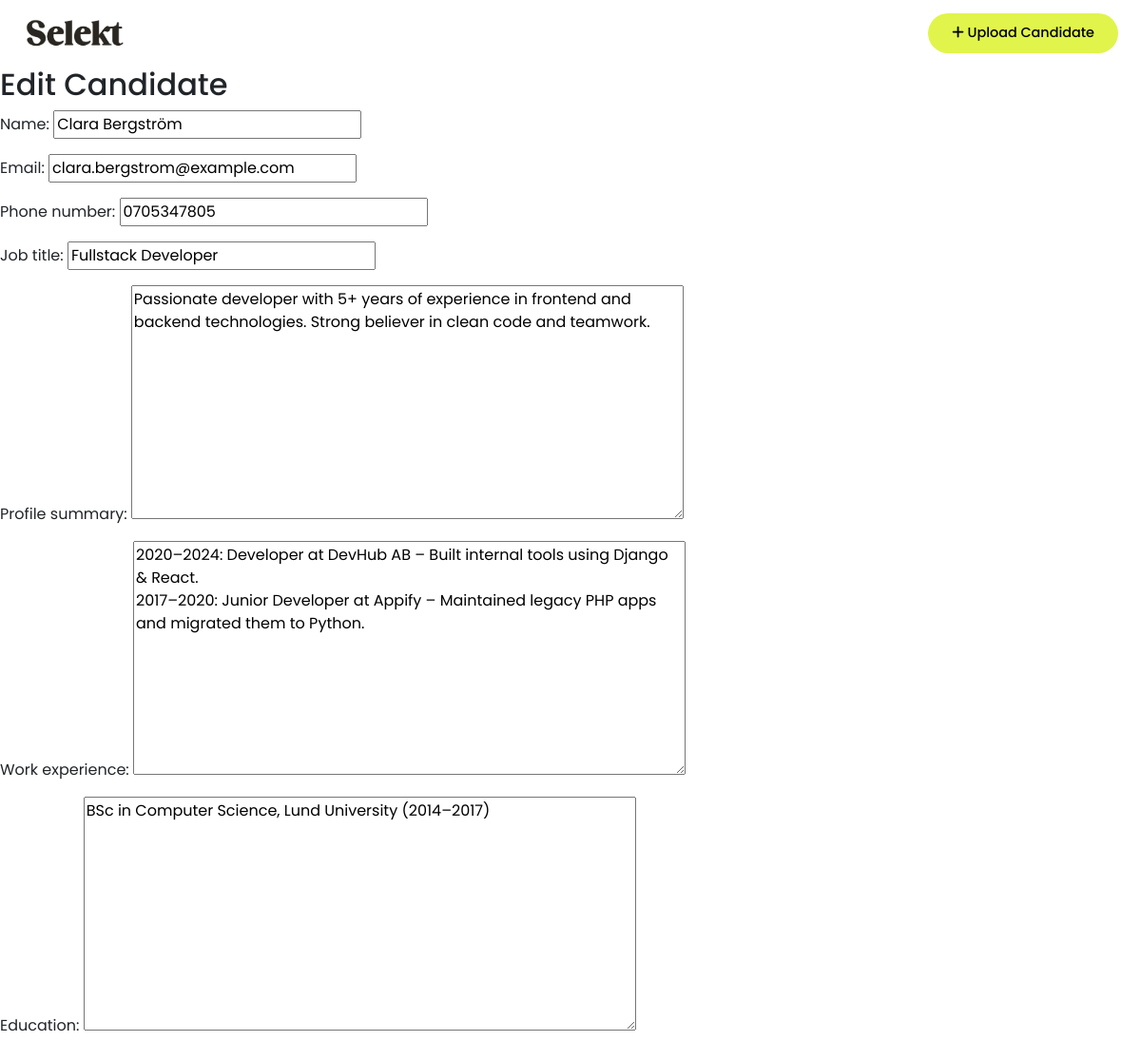
Page /candidates/7/edit/ (signed in, upper part) on the earlier database version.
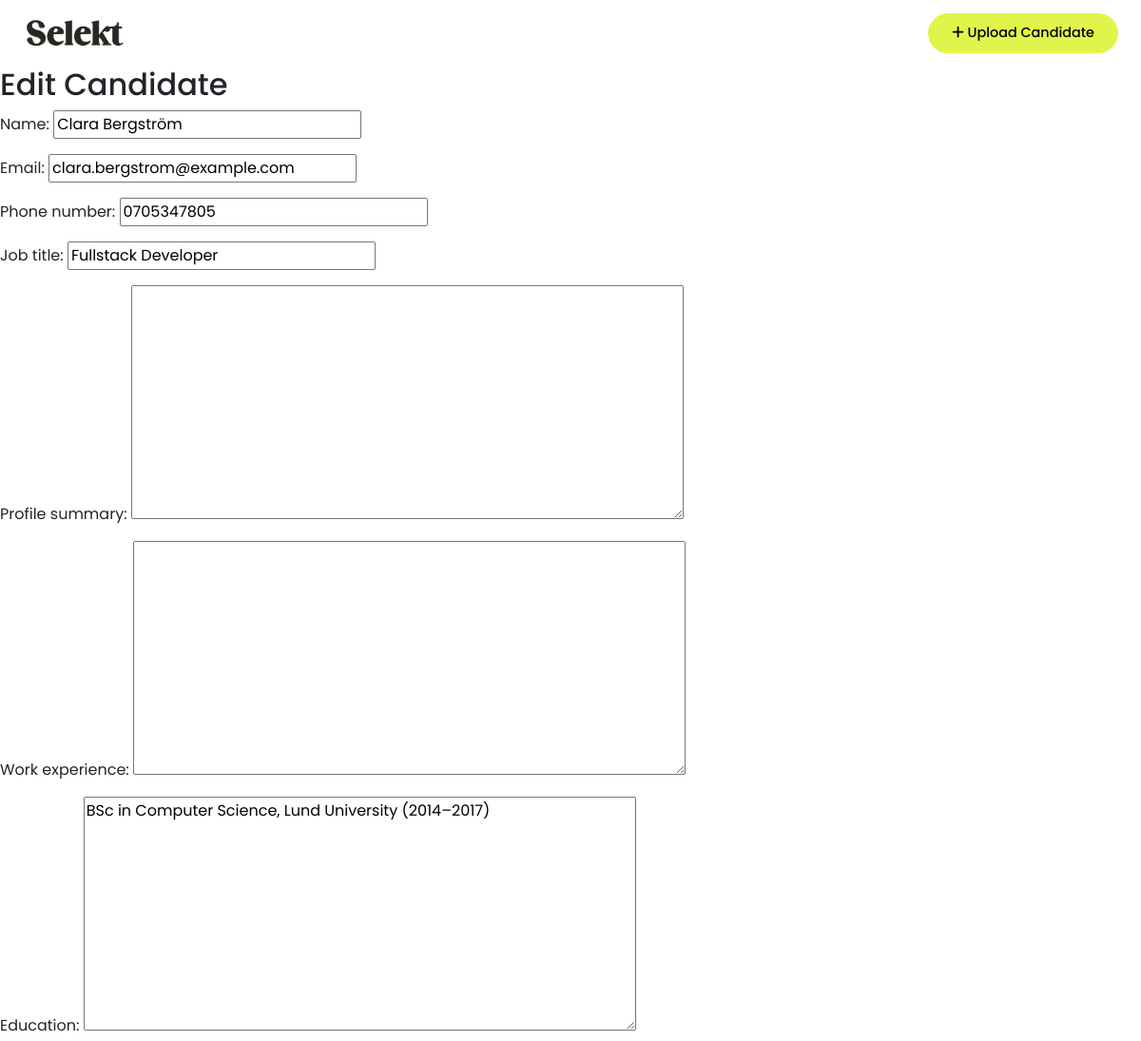
Same page on the later database version.
### candidates/models.py (models this page shows, shortened)
class Candidate(models.Model):
    user = models.ForeignKey(User, on_delete=models.CASCADE)
    name = models.CharField(max_length=100)
    email = models.EmailField()
    phone_number = models.CharField(max_length=20, blank=True)
    job_title = models.CharField(max_length=100, blank=True)
    profile_summary = models.TextField(blank=True)
    work_experience = models.TextField(blank=True)
    education = models.TextField(blank=True)
    location = models.CharField(max_length=100, blank=True)
    links = models.CharField(max_length=255, blank=True, help_text="e.g. LinkedIn, GitHub URLs")
    profile_image = models.ImageField(upload_to='profile_images/', blank=True, null=True)
    other = models.TextField(blank=True)
    notes = models.TextField(blank=True)
    top_skills = models.CharField(
        max_length=255,
        blank=True,
        help_text="Write top skills separated by commas (e.g. Communication, Leadership, SQL)"
    )
    uploaded_at = models.DateTimeField(auto_now_add=True)

### candidates/views.py (the view, shortened to what this page needs)
# urls.py: path('<int:pk>/edit/', views.CandidateUpdateView.as_view(), name='candidate_edit'),  # Redigera kandidat
class CandidateUpdateView(UpdateView):
    model = Candidate
    fields = [
            'name', 'email', 'phone_number', 'job_title', 'profile_summary',
            'work_experience', 'education', 'location', 'links',
            'profile_image', 'other', 'notes', 'top_skills'
        ]
    template_name = 'candidate-form.html'
    def get_object(self, queryset=None):
        obj = super().get_object(queryset)
        if obj.user != self.request.user:
            raise Http404("This candidate does not belong to you.")
        return obj

### templates/candidate-form.html (shortened to what this page needs)
{% extends 'base.html' %}
{% block content %}
  <h2>Edit Candidate</h2>
  <form method="post" enctype="multipart/form-data">
    {{ form.as_p }}
  </form>
{% endblock %}

Differences in the rows shown:
changed Candidate "Clara Bergström": profile_summary "Passionate developer with 5+ years of experience in frontend and backend technologies. Strong believer in clean code and teamwork." → (not shown); work_experience "2020–2024: Developer at DevHub AB – Built internal tools using Django & React. 2017–2020: Junior Developer at Appify – Maintained legacy PHP apps and migrated them to Python." → (not shown)
